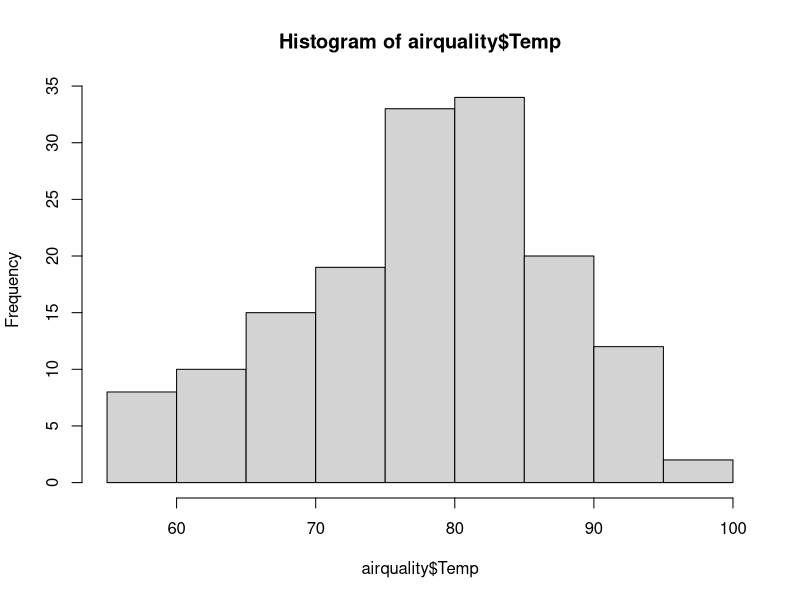
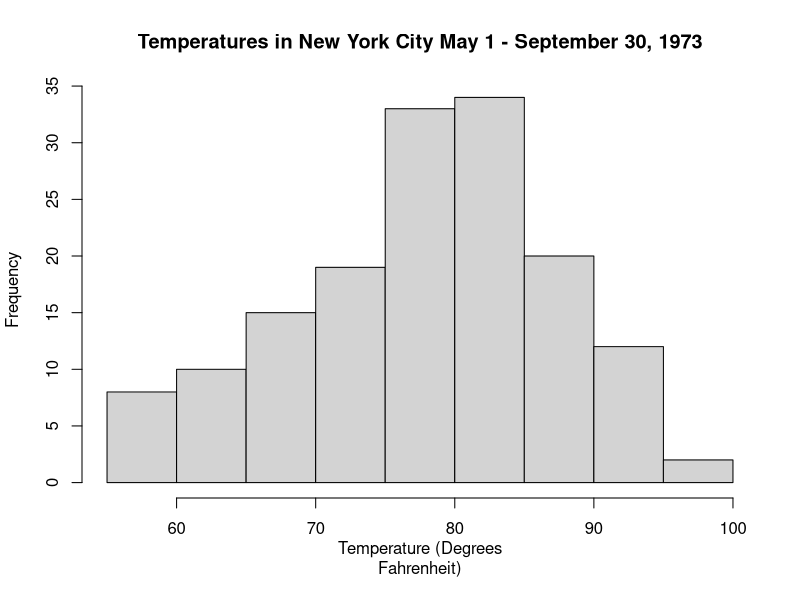
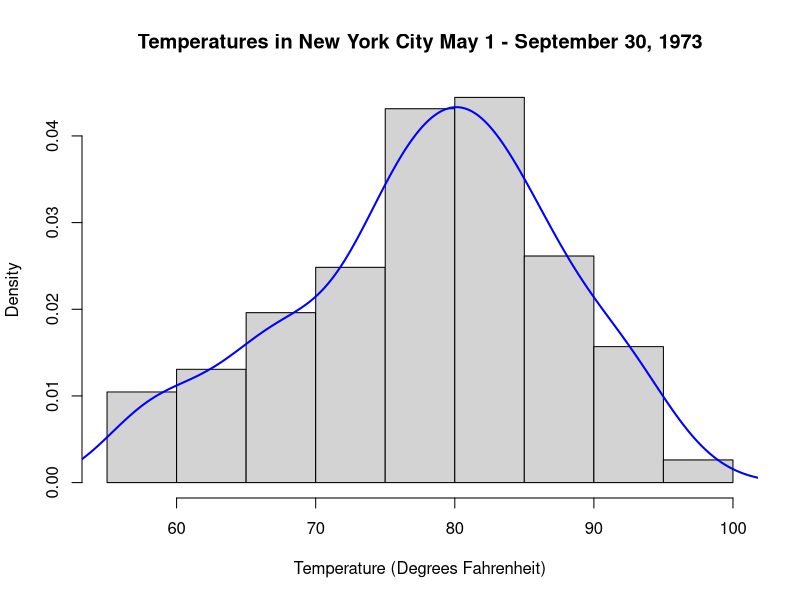
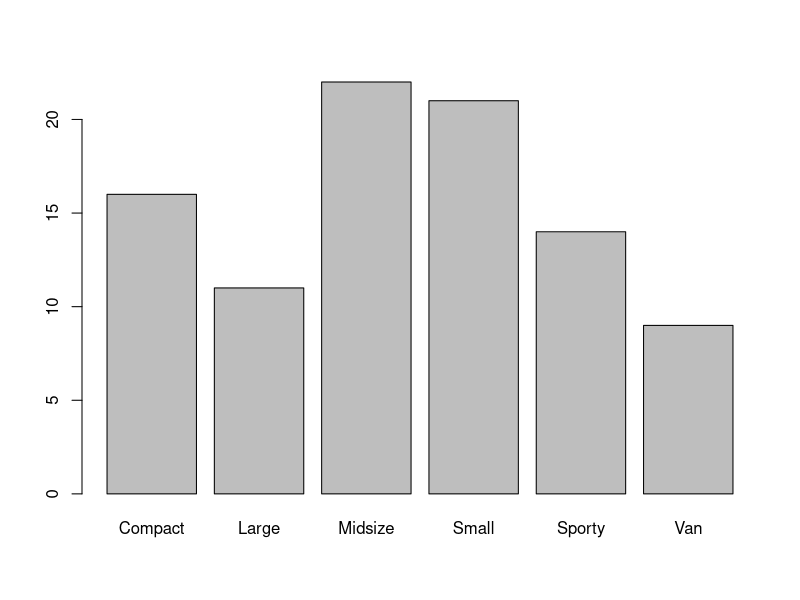
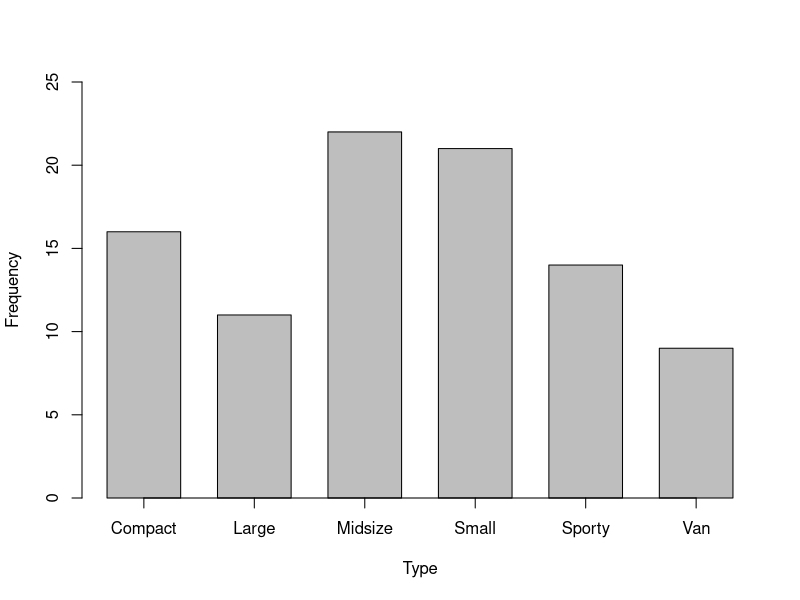
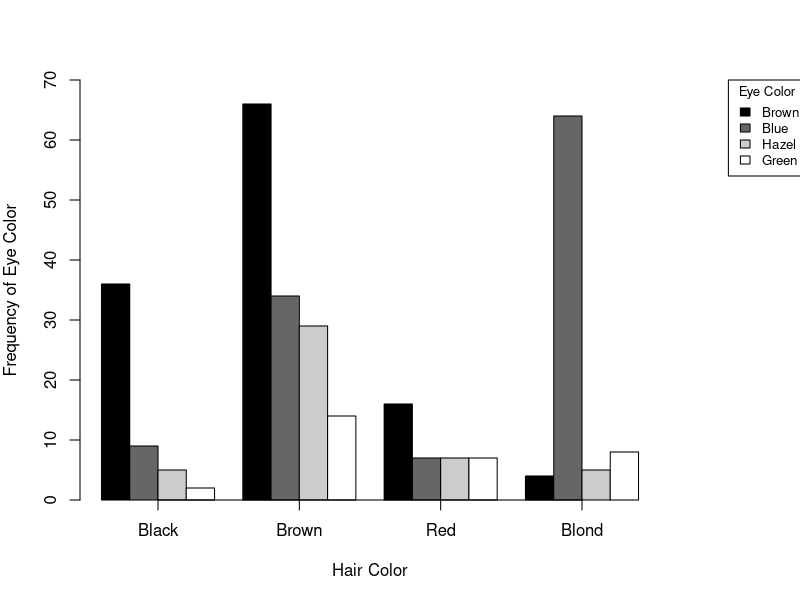
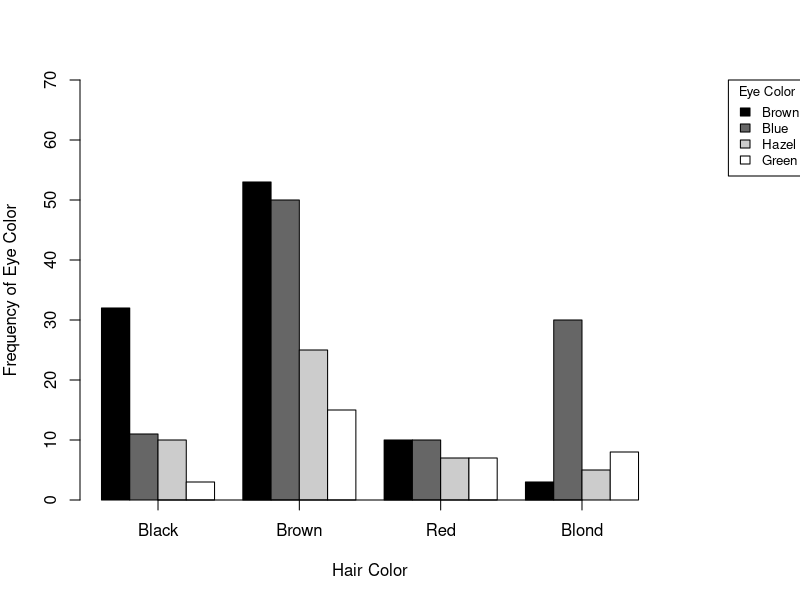
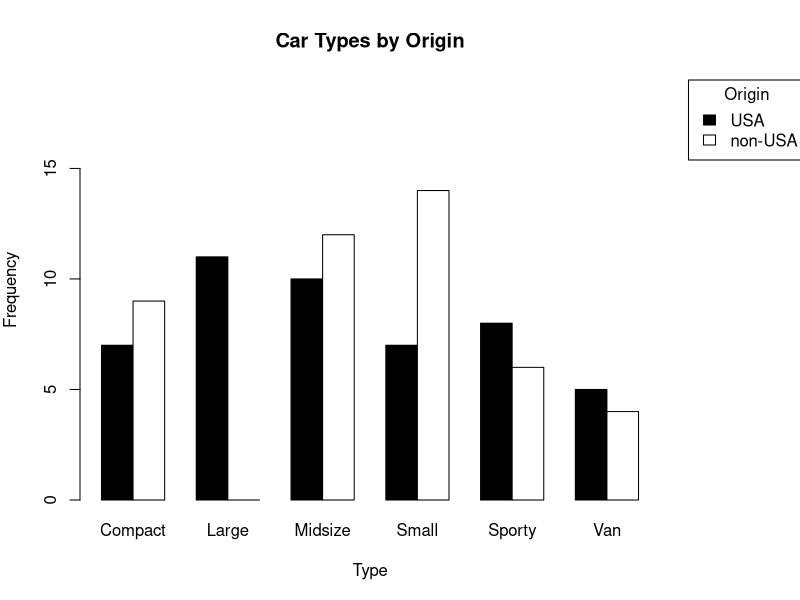

These figures' R source, in order:
## ---- chunk 1
library(datasets)
## ---- chunk 2
head(airquality)
## ---- chunk 3
hist(airquality$Temp)
## ---- chunk 4
hist(airquality$Temp,xlab="Temperature (Degrees
Fahrenheit)",main="Temperatures in New York City May 1 - September 30, 1973")
## ---- chunk 5
hist(
  airquality$Temp,
  xlab = "Temperature (Degrees Fahrenheit)",
  main = "Temperatures in New York City May 1 - September 30, 1973",
  probability = TRUE
)

lines(density(airquality$Temp), col = "blue", lwd = 2)
## ---- chunk 6
library(MASS)
## ---- chunk 7
head(Cars93[1:3])
## ---- chunk 8
table(Cars93$Type)
## ---- chunk 9
barplot(table(Cars93$Type))
## ---- chunk 10
barplot(table(Cars93$Type),ylim=c(0,25),xlab="Type", ylab="Frequency", axis.lty="solid",space=.5)
## ---- chunk 11
library(dplyr)
## ---- chunk 12
USA.Cars93 <- filter(Cars93,Origin == "USA")
## ---- chunk 13
females <- HairEyeColor[,,2]
## ---- chunk 14
females
## ---- chunk 15
color.names = c("black","grey40","grey80","white")
## ---- chunk 16
t(females)
## ---- chunk 17
par(mar=c(5,4,4,7)); barplot(t(females),beside=T,ylim=c(0,70),xlab="Hair Color",ylab="Frequency of Eye Color", col=color.names,axis.lty="solid"); legend("topright", rownames(t(females)), cex=0.8, fill=color.names, title="Eye Color", inset=c(-0.25,0), xpd=TRUE)
## ---- chunk 18
males <- HairEyeColor[,,1]
## ---- chunk 19
males
## ---- chunk 20
color.names <- c("black", "grey40", "grey80", "white")
## ---- chunk 21
t(males)
## ---- chunk 22
par(mar = c(5, 4, 4, 7)); bar_midpoints <- barplot(t(males), beside = TRUE, ylim = c(0, 70), xlab = "Hair Color", ylab = "Frequency of Eye Color", col = color.names, axis.lty = "solid"); legend("topright", legend = rownames(t(males)), cex = 0.8, fill = color.names, title = "Eye Color", inset = c(-0.25, 0), xpd = TRUE)
## ---- chunk 23
color.names <- c("saddlebrown",  # Brown eyes
                 "deepskyblue",  # Blue eyes
                 "goldenrod",    # Hazel eyes
                 "forestgreen")  # Green eyes
## ---- chunk 24
brown.colors <- colors()[grep("brown", colors())]
## ---- chunk 25
brown.colors
## ---- chunk 26
blue.colors <- colors()[grep("blue", colors())]
## ---- chunk 27
blue.colors
## ---- chunk 28
hazel.colors <- colors()[grep("tan|gold|khaki|wheat|burlywood", colors())]
## ---- chunk 29
hazel.colors
## ---- chunk 30
green.colors <- colors()[grep("green", colors())]
## ---- chunk 31
green.colors
## ---- chunk 32
# Subset Cars93 to just Type and Origin
Type.Origin <- subset(Cars93, select = c(Type, Origin))
## ---- chunk 33
head(Type.Origin)
## ---- chunk 34
tbl <- table(Type.Origin$Type, Type.Origin$Origin)
## ---- chunk 35
tbl
## ---- chunk 36
mat <- t(tbl)
## ---- chunk 37
cols_map <- c("USA" = "black", "non-USA" = "white")
## ---- chunk 38
cols <- cols_map[rownames(mat)]
## ---- chunk 39
par(mar = c(5,4,4,7)); bar_mid <- barplot(mat, beside = TRUE, col = cols, border = "black", ylim = c(0, max(mat) + 5), xlab = "Type", ylab = "Frequency", main = "Car Types by Origin"); legend("topright", legend = rownames(mat), fill = cols, border = "black", title = "Origin", inset = c(-0.25, 0), xpd = TRUE)

## ---- chunk 40
pie(table(Cars93$Type))
## ---- chunk 41
plot(airquality$Wind,airquality$Temp, pch=16,xlab = "Wind Velocity (MPH)", ylab ="Temperature (Fahrenheit)", main = "Temperature vs Wind Velocity")
## ---- chunk 42
plot(airquality$Temp ~ airquality$Wind, pch=16,xlab = "Wind Velocity
(MPH)",ylab ="Temperature (Fahrenheit)", main = "Temperature vs Wind
Velocity")
## ---- chunk 43
Ozone.Temp.Wind <- subset(airquality,select = c(Ozone,Temp,Wind))
## ---- chunk 44
head(Ozone.Temp.Wind)
## ---- chunk 45
pairs(Ozone.Temp.Wind)
## ---- chunk 46
boxplot(Temp ~ Month, data=airquality, xaxt = "n")
## ---- chunk 47
boxplot(Temp ~ Month, data=airquality, xaxt = "n"); axis(1, at=1:5,labels=c("May","June","July","August", "September"))
## ---- chunk 48
library(ggplot2)
## ---- chunk 49
ggplot(airquality, aes(x=Temp))
## ---- chunk 50
ggplot(airquality, aes(x=Temp)) +
  geom_histogram()
## ---- chunk 51
ggplot(airquality,aes(x=Temp)) +
  geom_histogram(binwidth = 5,color = "black",fill="grey80") + 
  theme_bw() +
  labs(x = "Temperature (Fahrenheit)",y="Frequency", title= "Temperatures in the airquality Data Frame")
## ---- chunk 52
ggplot(Cars93,aes(x=Type)) + 
  geom_bar()+ 
  labs(y="Frequency",title="Car Type and Frequency in Cars93")
## ---- chunk 53
Type.Origin <- subset(Cars93,select=c("Type","Origin"))
## ---- chunk 54
head(Type.Origin)
## ---- chunk 55
ggplot(Type.Origin,aes(x=Type,fill=Origin)) + 
  geom_bar(position="dodge",color="black") +
  scale_fill_grey(start=0,end=1)
## ---- chunk 56
females
## ---- chunk 57
females.df <- data.frame(females);
females.df
## ---- chunk 58
ggplot(females.df, aes(x=Hair,y = Freq, fill=Eye))+
  geom_bar(position="dodge",color="black",stat="identity") + 
    scale_fill_grey(start=0,end=1)
## ---- chunk 59
data("LifeCycleSavings")
## ---- chunk 60
library(tibble)
## ---- chunk 61
df <- head(LifeCycleSavings) %>%
  select(pop15, pop75) %>%
  rownames_to_column("Country")
## ---- chunk 62
df
## ---- chunk 63
library(tidyr)
## ---- chunk 64
df_long <- df %>%
  gather(key = "AgeGroup", value = "Percent", pop15, pop75)
## ---- chunk 65
df_long
## ---- chunk 66
ggplot(df_long, aes(x = Country, y = Percent, fill = AgeGroup)) +
  geom_bar(stat = "identity", position = "dodge", color = "black") +
  scale_fill_grey(start = 0, end = 1, labels = c("Under 15", "Over 75")) +
  theme_minimal() +
  theme(axis.text.x = element_text(angle = 45, hjust = 1))
## ---- chunk 67
ggplot(airquality, aes(x=Wind,y=Temp))+
  geom_point()
## ---- chunk 68
aq.no.NA <- drop_na(airquality)
## ---- chunk 69
median.Ozone <- median(aq.no.NA$Ozone)
## ---- chunk 70
Ozone_Level <- NULL
## ---- chunk 71
for(i in 1:nrow(aq.no.NA)){
  if (aq.no.NA$Ozone[i] <= median.Ozone){
    Ozone_Level[i] <- "Low"}
    else{Ozone_Level[i] <- "High"}
}
## ---- chunk 72
aq.Ozone.Level <- cbind(aq.no.NA, Ozone_Level)
## ---- chunk 73
head(aq.Ozone.Level)
## ---- chunk 74
ggplot(aq.Ozone.Level, aes(x=Wind,y=Temp,color=Ozone_Level))+
  geom_point(size=3)+
  scale_color_grey(start=0,end=1)
## ---- chunk 75

